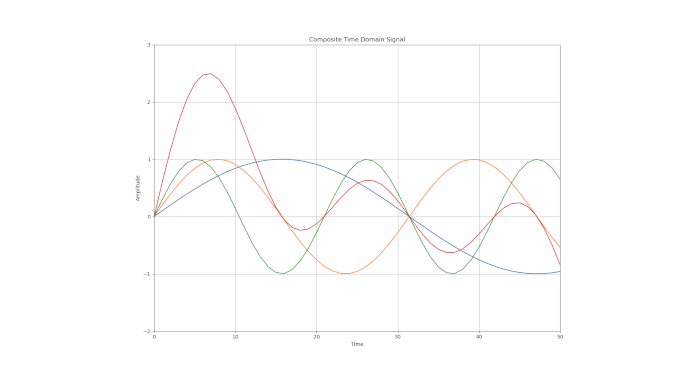

Here is the Python script that generated this plot:
import matplotlib.pyplot as plt
import numpy as np

# Initialising sine waves
wave1 = np.arange(0, 10, 0.1)
wave2 = np.arange(0, 20, 0.2)
wave3 = np.arange(0, 30, 0.3)
sin_wave1 = np.sin(wave1)
sin_wave2 = np.sin(wave2)
sin_wave3 = np.sin(wave3)
wave2 /= 2

# Creating composite time domain signal
sin_wave4 = sin_wave1+sin_wave2+sin_wave3

# Plotting waves
plt.plot(sin_wave1)
plt.plot(sin_wave2)
plt.plot(sin_wave3)
plt.plot(sin_wave4)

# Setting title, labels, grid and limits to x axis
plt.title('Composite Time Domain Signal')
plt.ylabel('Amplitude')
plt.xlabel('Time')
plt.xlim(0, 50)
plt.ylim(-2, 3)
plt.grid(True, which='both')

# Draws graph
plt.show()
